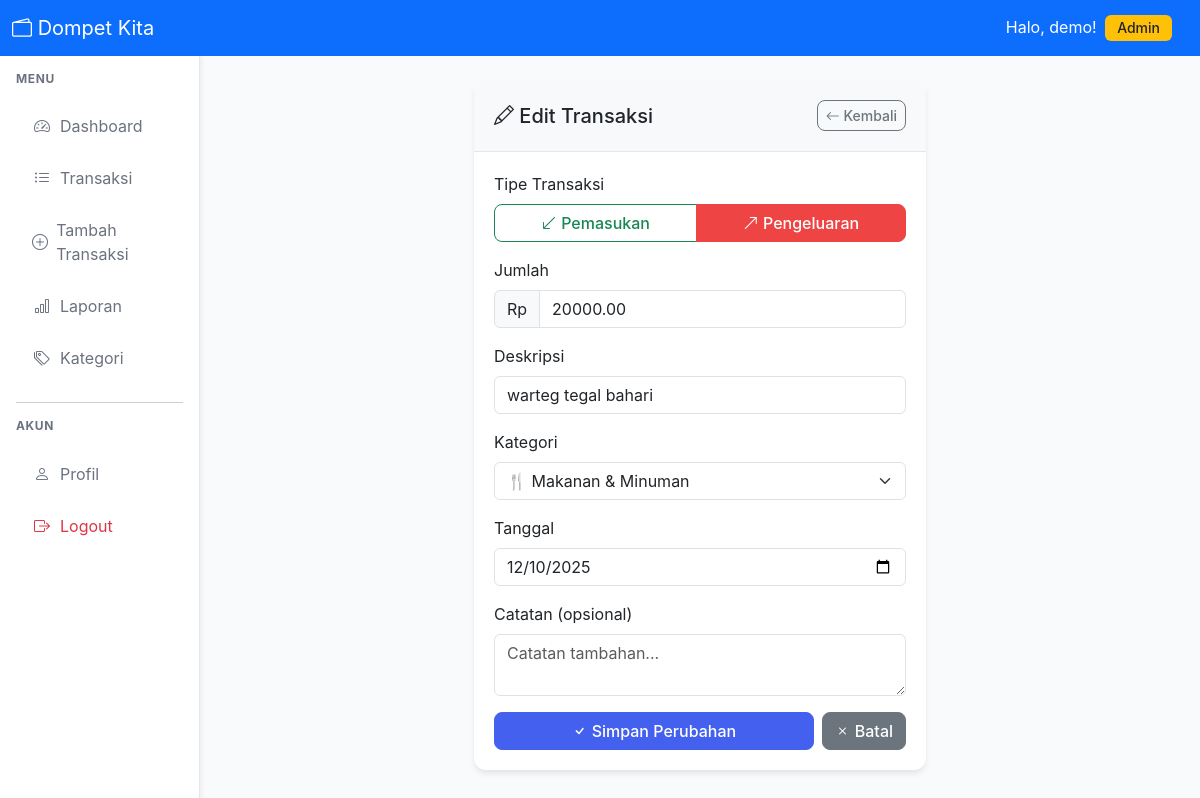
The app's page /user/edit-transaction.php?id=9 (signed in) with its own data.
### tables this page shows
CREATE TABLE `transactions` (
  `id` int NOT NULL,
  `user_id` int NOT NULL,
  `category_id` int NOT NULL,
  `type` enum('income','expense') NOT NULL,
  `description` varchar(255) NOT NULL,
  `amount` decimal(15,2) NOT NULL,
  `date` date NOT NULL,
  `notes` text,
  `created_at` timestamp NULL DEFAULT CURRENT_TIMESTAMP,
  `updated_at` timestamp NULL DEFAULT CURRENT_TIMESTAMP ON UPDATE CURRENT_TIMESTAMP
);

CREATE TABLE `categories` (
  `id` int NOT NULL,
  `user_id` int DEFAULT NULL,
  `name` varchar(100) NOT NULL,
  `icon` varchar(10) DEFAULT 0xF09F92B0,
  `color` varchar(7) DEFAULT '#6b7280',
  `type` enum('income','expense') NOT NULL,
  `is_default` tinyint(1) DEFAULT '0',
  `created_at` timestamp NULL DEFAULT CURRENT_TIMESTAMP
);

### crud/transaction-crud.php (called while the page is built, shortened)
<?php
function getTransaction($id, $user_id) {
    $db = getDB();
    $stmt = $db->prepare("
        SELECT t.*, c.name as category_name
        FROM transactions t
        JOIN categories c ON t.category_id = c.id
        WHERE t.id = ? AND t.user_id = ?
    ");
    $stmt->bind_param("ii", $id, $user_id);
    $stmt->execute();
    return $stmt->get_result()->fetch_assoc();
}
?>

### crud/category-crud.php (called while the page is built, shortened)
<?php
function getAllCategories($user_id, $type = null) {
    $db = getDB();
    $where = "WHERE (user_id = ? OR is_default = TRUE) AND name IS NOT NULL AND name != ''";
    $params = [$user_id];
    $types = "i";
    $stmt = $db->prepare("SELECT id, name, icon, color, type, is_default, user_id FROM categories $where ORDER BY is_default DESC, name");
    $stmt->bind_param($types, ...$params);
    $stmt->execute();
    return $stmt->get_result()->fetch_all(MYSQLI_ASSOC);
}
?>

### user/edit-transaction.php (the view, shortened to what this page needs)
<?php
require_once '../crud/transaction-crud.php';
require_once '../crud/category-crud.php';
$user_id = $_SESSION['user_id'];
if (isset($_GET['id'])) {
    $transaction_id = $_GET['id'];
} else {
    $transaction_id = 0;
}
$transaction = getTransaction($transaction_id, $user_id);
$categories = getAllCategories($user_id);
include '../includes/header.php';
include '../includes/sidebar.php';
?>
<div class="row justify-content-center">
    <div class="col-md-8 col-lg-6">
        <div class="card">
            <div class="card-header d-flex justify-content-between align-items-center">
                <h5 class="mb-0">
                    <i class="bi bi-pencil"></i> Edit Transaksi
                </h5>
                <a href="transactions.php" class="btn btn-outline-secondary btn-sm">
                    <i class="bi bi-arrow-left"></i> Kembali
                </a>
            </div>
            <div class="card-body">
                <form method="POST">
                    <div class="mb-3">
                        <label class="form-label">Tipe Transaksi</label>
                        <div class="btn-group w-100" role="group">
                            <label class="btn btn-outline-success" for="income">
                                <i class="bi bi-arrow-down-left"></i> Pemasukan
                            </label>
                            <label class="btn btn-outline-danger" for="expense">
                                <i class="bi bi-arrow-up-right"></i> Pengeluaran
                            </label>
                        </div>
                    </div>
                    <div class="mb-3">
                        <label class="form-label">Jumlah</label>
                        <div class="input-group">
                            <span class="input-group-text">Rp</span>
                            <input type="number" class="form-control" name="amount"
                                   value="<?php echo $transaction['amount']; ?>"
                                   min="100" required>
                        </div>
                    </div>
                    <div class="mb-3">
                        <label class="form-label">Deskripsi</label>
                        <input type="text" class="form-control" name="description"
                               value="<?php echo htmlspecialchars($transaction['description']); ?>"
                               placeholder="Untuk apa?" required>
                    </div>
                    <div class="mb-3">
                        <label class="form-label">Kategori</label>
                        <select class="form-select" name="category" id="category" required>
                            <?php foreach ($categories as $cat): ?>
                            <option value="<?php echo $cat['id']; ?>"
                                    data-type="<?php echo $cat['type']; ?>"
                                    <?php echo $cat['id'] == $transaction['category_id'] ? 'selected' : ''; ?>>
                                <?php echo $cat['icon'] . ' ' . htmlspecialchars($cat['name']); ?>
                            </option>
                            <?php endforeach; ?>
                        </select>
                    </div>
                    <div class="mb-3">
                        <label class="form-label">Tanggal</label>
                        <input type="date" class="form-control" name="date"
                               value="<?php echo $transaction['date']; ?>" required>
                    </div>
                    <div class="mb-3">
                        <label class="form-label">Catatan (opsional)</label>
                        <textarea class="form-control" name="notes" rows="2"
                                  placeholder="Catatan tambahan..."><?php
                                  ?></textarea>
                    </div>
                    <div class="d-flex gap-2">
                        <button type="submit" name="btnedit" class="btn btn-primary flex-fill">
                            <i class="bi bi-check"></i> Simpan Perubahan
                        </button>
                        <a href="transactions.php" class="btn btn-secondary">
                            <i class="bi bi-x"></i> Batal
                        </a>
                    </div>
                </form>
            </div>
        </div>
    </div>
</div>
<?php
include '../includes/footer.php';
?>

### assets/css/style.css (style rules this page uses)
:root { --primary: #4361ee; --secondary: #3a0ca3; --success: #10b981; --danger: #ef4444; --warning: #f59e0b; --info: #3b82f6; --light: #f8f9fa; --dark: #1f2937; --gray: #6b7280; }
body { background-color: #f9fafb; font-family: 'Inter', -apple-system, BlinkMacSystemFont, 'Segoe UI', Roboto, sans-serif; color: #374151; }
.btn-check:checked + .btn-outline-danger { background-color: var(--danger); border-color: var(--danger); color: white; }
.btn { border-radius: 8px; font-weight: 500; transition: all 0.2s; }
.btn-primary { background-color: var(--primary); border-color: var(--primary); }
.card { border-radius: 12px; border: none; box-shadow: 0 4px 6px -1px rgba(0, 0, 0, 0.1); }
.card-header { background-color: #f8f9fa; border-bottom: 1px solid #e5e7eb; border-radius: 12px 12px 0 0; padding: 1.25rem; }
.card-body { padding: 1.25rem; }
.card { animation: fadeIn 0.3s ease-out; }

### records on screen
transactions: amount "20000.00", description "warteg tegal bahari", category "🍴 Makanan & Minuman", date "12/10/2025"

### other values on screen
$username "demo"
